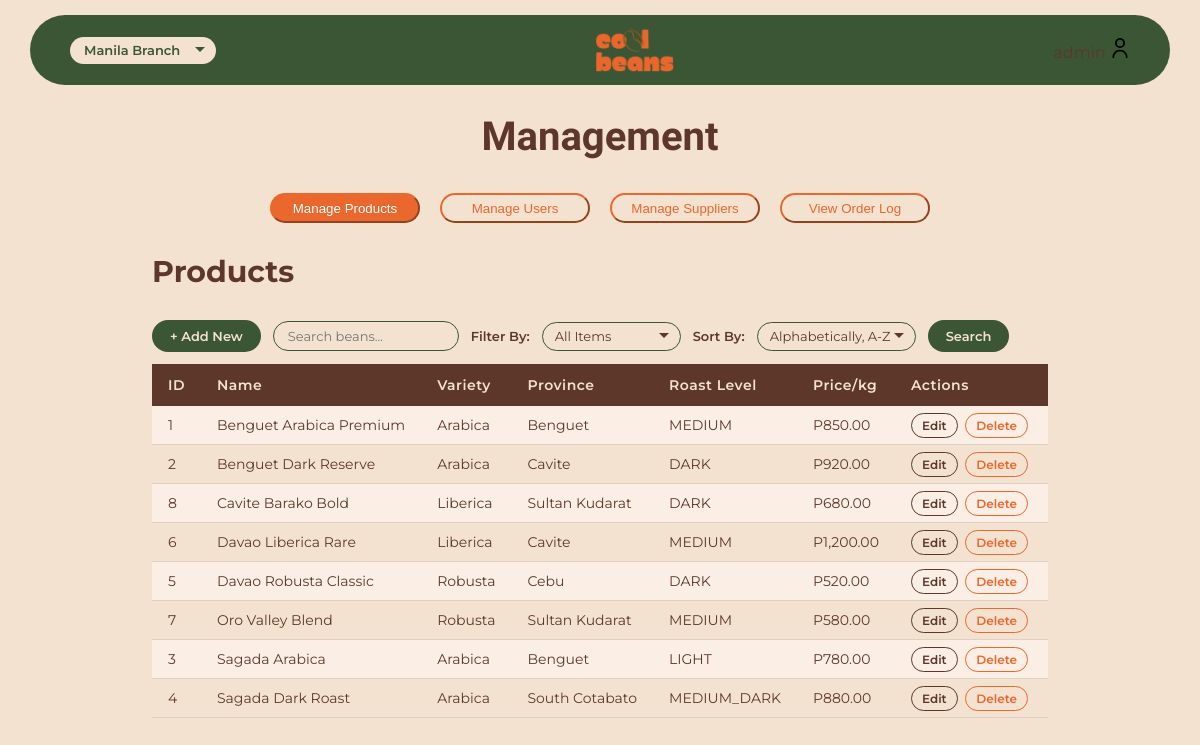
The app's page /coffee-backend/management/management.php (signed in) with its own data.
### tables this page shows
CREATE TABLE IF NOT EXISTS `coffee_bean` (
  `bean_id` INT NOT NULL AUTO_INCREMENT,
  `bean_name` VARCHAR(100) NOT NULL,
  `variety` VARCHAR(100) NULL,
  `origin_province_id` INT NOT NULL,
  `roast_level` ENUM('LIGHT', 'MEDIUM', 'MEDIUM_DARK', 'DARK') NULL,
  `price_per_kg` DECIMAL(10,2) NOT NULL,
  `supplier_id` INT NOT NULL,
  `description` TEXT NULL,
  PRIMARY KEY (`bean_id`),
  UNIQUE INDEX `bean_id_UNIQUE` (`bean_id` ASC) VISIBLE,
  INDEX `fk_coffee_bean_province1_idx` (`origin_province_id` ASC) VISIBLE,
  INDEX `fk_coffee_bean_supplier_idx` (`supplier_id` ASC) VISIBLE,
  CONSTRAINT `fk_coffee_bean_province1`
    FOREIGN KEY (`origin_province_id`)
    REFERENCES `province` (`province_id`)
    ON DELETE NO ACTION
    ON UPDATE NO ACTION,
  CONSTRAINT `fk_coffee_bean_supplier`
    FOREIGN KEY (`supplier_id`) 
    REFERENCES `supplier`(`supplier_id`)
    ON DELETE NO ACTION
    ON UPDATE NO ACTION);

CREATE TABLE IF NOT EXISTS `province` (
  `province_id` INT NOT NULL AUTO_INCREMENT,
  `province_name` VARCHAR(45) NOT NULL,
  `region_id` INT NOT NULL,
  PRIMARY KEY (`province_id`),
  UNIQUE INDEX `province_id_UNIQUE` (`province_id` ASC) VISIBLE,
  INDEX `fk_province_region_idx` (`region_id` ASC) VISIBLE,
  CONSTRAINT `fk_province_region`
    FOREIGN KEY (`region_id`)
    REFERENCES `region` (`region_id`)
    ON DELETE NO ACTION
    ON UPDATE NO ACTION);

### coffee-backend/management/management.php (the view, shortened to what this page needs)
<?php
    require_once '../config/db-connect.php';
    $bean_search     = $_GET['bean_search'] ?? '';
    $bean_search_clause = '';
    $sort = $_GET['sort'] ?? 'A-Z';
    switch ($sort) {
        default:          $order = "cb.bean_name ASC"; break;
    }
    $filter = $_GET['filter'] ?? 'all';
    if ($filter === 'variety')             $filter_clause = "ORDER BY cb.variety ASC";
    elseif ($filter === 'origin_province') $filter_clause = "ORDER BY p.province_name ASC";
    elseif ($filter === 'roast_level')     $filter_clause = "ORDER BY cb.roast_level ASC";
    else                                   $filter_clause = "ORDER BY $order";
    $bean_query = "SELECT cb.*, p.province_name
                   FROM coffee_bean cb
                   JOIN province p ON cb.origin_province_id = p.province_id
                   WHERE 1=1 $bean_search_clause
                   $filter_clause";
    $result_bean = mysqli_query($conn, $bean_query);
?>
<!DOCTYPE html>
<html>
    <head>
        <link rel="stylesheet" href="/itdbadm-mp/public/common/style.css">
    </head>
    <body>
        <header>
            <nav>
                <select>
                    <option>Manila Branch</option>
                </select>
                <img src="/itdbadm-mp/public/common/logo.png" class="logo" alt="Cool Beans Logo" />
                <div class="user-dropdown">
                    <span><?= htmlspecialchars($_SESSION['username']) ?></span>
                    <a href="#"><img src="/itdbadm-mp/public/common/user.png" class="icons" /></a>
                </div>
            </nav>
        </header>
        <h2>Management</h2>
        <div class="management-options">
            <button class="nav-btn" data-target="product-management">Manage Products</button>
            <button class="nav-btn" data-target="user-management">Manage Users</button>
            <button class="nav-btn" data-target="supplier-management">Manage Suppliers</button>
            <button class="nav-btn" data-target="order-management">View Order Log</button>
        </div>
        <div class="table-container">
            <div class="heading">
                <h3>Products</h3>
            </div>
            <div id="product-management" class="product-management">
                <div class="tab-controls">
                    <button onclick="location.href='../beans/add_bean.php'">+ Add New</button>
                    <form method="GET" action="management.php" style="display:inline-flex; gap:12px; align-items:center; flex-wrap:wrap;">
                        <input type="text" name="bean_search" placeholder="Search beans..."
                            value="<?= htmlspecialchars($bean_search) ?>"
                            style="border:1px solid #3A5635; border-radius:20px; padding:6px 14px; font-family:Montserrat,sans-serif; font-size:13px; color:#5D372A; background:#F4E2D0;">
                        <label>Filter By:</label>
                        <select name="filter" onchange="this.form.submit()">
                            <option value="all"             <?= $filter == 'all'             ? 'selected' : '' ?>>All Items</option>
                        </select>
                        <label>Sort By:</label>
                        <select name="sort" onchange="this.form.submit()">
                            <option value="A-Z"      <?= $sort == 'A-Z'      ? 'selected' : '' ?>>Alphabetically, A-Z</option>
                        </select>
                        <button type="submit">Search</button>
                    </form>
                </div>
                <table class="viewrecords">
                    <tr>
                        <th>ID</th>
                        <th>Name</th>
                        <th>Variety</th>
                        <th>Province</th>
                        <th>Roast Level</th>
                        <th>Price/kg</th>
                        <th>Actions</th>
                    </tr>
                    <?php if (mysqli_num_rows($result_bean) == 0): ?>
                        <tr><td colspan="7" style="text-align:center; padding:30px; color:#888;">No beans found.</td></tr>
                    <?php else: ?>
                        <?php while ($row = mysqli_fetch_assoc($result_bean)): ?>
                        <tr>
                            <td><?= $row['bean_id'] ?></td>
                            <td><?= $row['bean_name'] ?></td>
                            <td><?= $row['variety'] ?></td>
                            <td><?= $row['province_name'] ?></td>
                            <td><?= $row['roast_level'] ?></td>
                            <td>P<?= number_format($row['price_per_kg'], 2) ?></td>
                            <td>
                                <a href="../beans/update_bean.php?id=<?= $row['bean_id'] ?>">Edit</a>
                                <a href="../beans/delete_bean.php?id=<?= $row['bean_id'] ?>" class="delete-link" onclick="return confirm('Are you sure you want to delete this bean?')">Delete</a>
                            </td>
                        </tr>
                        <?php endwhile; ?>
                    <?php endif; ?>
                </table>
            </div>
        </div>
    </body>
</html>

### public/common/style.css (style rules this page uses)
body { background-color: #F4E2D0; color: #5D372A; font-family: 'Montserrat', sans-serif; margin: 0; display: flex; flex-direction: column; align-items: center; }
h2 { font-family: 'Notable', sans-serif; font-size: 40px; color: #5D372A; text-align: center; }
header { width: 95%; display: flex; justify-content: center; position: fixed; top: 15px; z-index: 1000; }
header nav { display: flex; align-items: center; justify-content: space-between; width: 95%; height: 70px; border-radius: 70px; background-color:#3A5635; padding: 0 40px; }
header nav select { border: none !important; border-radius: 20px !important; padding: 6px 30px 6px 14px; font-family: 'Montserrat', sans-serif; font-size: 13px; font-weight: 600; color: #3A5635; background-color: #F4E2D0; cursor: pointer; appearance: none; -webkit-appearance: none; background-repeat: no-repeat; background-position: right 10px center; }
header a { text-decoration: none; color: black; font-size: 14px; font-weight: 600; }
.logo { height: 45px; }
.icons { height: 20px; }
table { border-collapse: separate; border-spacing: 20px; }
.description table th,td { padding-right: 10px; }
.user-dropdown { position: relative; display: inline-block; }
.management-options { display: flex; flex-direction: row; gap: 20px; }
.management-options button { background-color: #F4E2D0; color: #EA672D; border-color: #EA672D; border-radius: 20px; width: 150px; height: 30px; }
.management-options button.active-btn { background-color: #EA672D; color: white; border-color: #EA672D; }
#product-management, #user-management, #supplier-management, #order-management { display: none; }
.table-container { display: flex; flex-direction: column; }
.heading { display: flex; justify-content: space-between; align-items: baseline; gap: 500px; }
.heading h3 { font-size: 30px; }
table.viewrecords { width: 100%; border-collapse: collapse !important; border-spacing: 0 !important; font-size: 14px; margin-top: 12px; }
table.viewrecords th { background-color: #5D372A; color: #F4E2D0; padding: 12px 16px; text-align: left; font-weight: 600; letter-spacing: 0.5px; }
table.viewrecords td { padding: 10px 16px; border-bottom: 1px solid #e0cfc4; color: #5D372A; vertical-align: middle; }
table.viewrecords tr:nth-child(even) td { background-color: #fbeee4; }
table.viewrecords a { text-decoration: none; font-weight: 600; padding: 4px 10px; border-radius: 20px; border: 1px solid #5D372A; color: #5D372A; margin-right: 4px; font-size: 12px; }
table.viewrecords a.delete-link { border-color: #EA672D; color: #EA672D; }
.tab-controls { display: flex; align-items: center; gap: 12px; margin-bottom: 12px; }
.tab-controls { display: flex; align-items: center; gap: 12px; margin-bottom: 12px; flex-wrap: wrap; }
.tab-controls button { background-color: #3A5635; color: #F4E2D0; border: none; border-radius: 20px; padding: 8px 18px; font-family: 'Montserrat', sans-serif; font-weight: 600; font-size: 13px; cursor: pointer; }
.tab-controls form { display: inline-flex; align-items: center; gap: 10px; flex-wrap: wrap; }
.tab-controls label { font-weight: 600; font-size: 13px; color: #5D372A; }
.tab-controls select { border: 1px solid #3A5635; border-radius: 20px; padding: 6px 12px; font-family: 'Montserrat', sans-serif; font-size: 13px; color: #5D372A; background-color: #F4E2D0; cursor: pointer; appearance: none; -webkit-appearance: none; padding-right: 24px; background-repeat: no-repeat; background-position: right 10px center; }

### records on screen
coffee_bean: bean_id "1", bean_name "Benguet Arabica Premium", variety "Arabica", origin_province.province_name "Benguet", roast_level "MEDIUM", price_per_kg "850.00"
coffee_bean: bean_id "2", bean_name "Benguet Dark Reserve", variety "Arabica", origin_province.province_name "Cavite", roast_level "DARK", price_per_kg "920.00"
coffee_bean: bean_id "8", bean_name "Cavite Barako Bold", variety "Liberica", origin_province.province_name "Sultan Kudarat", roast_level "DARK", price_per_kg "680.00"
coffee_bean: bean_id "6", bean_name "Davao Liberica Rare", variety "Liberica", origin_province.province_name "Cavite", roast_level "MEDIUM", price_per_kg "1,200.00"
coffee_bean: bean_id "5", bean_name "Davao Robusta Classic", variety "Robusta", origin_province.province_name "Cebu", roast_level "DARK", price_per_kg "520.00"
coffee_bean: bean_id "7", bean_name "Oro Valley Blend", variety "Robusta", origin_province.province_name "Sultan Kudarat", roast_level "MEDIUM", price_per_kg "580.00"
coffee_bean: bean_id "3", bean_name "Sagada Arabica", variety "Arabica", origin_province.province_name "Benguet", roast_level "LIGHT", price_per_kg "780.00"
coffee_bean: bean_id "4", bean_name "Sagada Dark Roast", variety "Arabica", origin_province.province_name "South Cotabato", roast_level "MEDIUM_DARK", price_per_kg "880.00"
